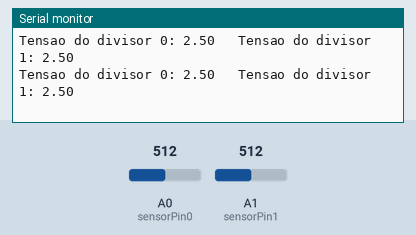
Simulated run of this sketch. Board: Arduino Uno, built with avr-gcc and run on an emulated ATmega328P. Shown: the last lines printed to the serial monitor. Inputs (shaded band) come from the test bench; at power-on: A0 (sensorPin0) = 512, A1 (sensorPin1) = 512.

Above: at 1.3 s.
1.4 s: A0 (sensorPin0) set to 716
At 2.0 s:
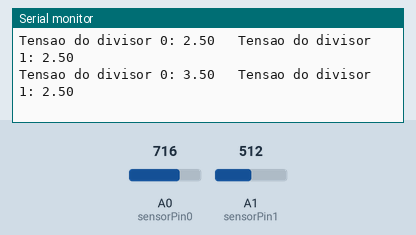
2.9 s: A1 (sensorPin1) set to 716
At 3.5 s:
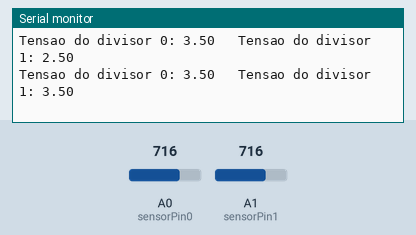
4.4 s: A0 (sensorPin0) set to 900
At 5.0 s:
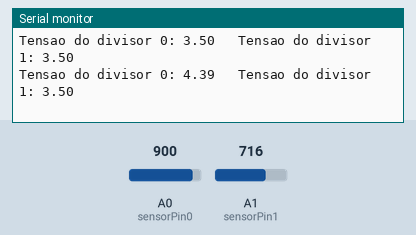
5.9 s: A1 (sensorPin1) set to 900
At 6.5 s:
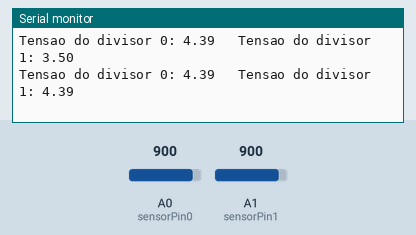
Timing chart, 0 to 8.4 s (numbered marks = the images above; inputs shaded):
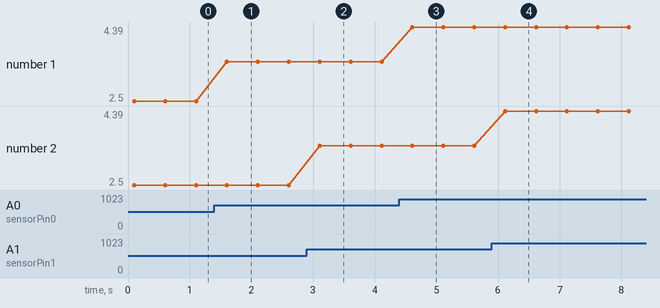

The sketch:

divisor_de_tensao.ino
```cpp
//divisor de tensao

#define sensorPin0 A0
#define sensorPin1 A1

int sensorValue0 = 0;
int sensorValue1 = 0;
float voltage0;
float voltage1;

void setup()
{
  Serial.begin (9600);
  delay (100);
}

void loop()
{
  sensorValue0 = analogRead (sensorPin0);
  sensorValue1 = analogRead (sensorPin1);
  voltage0 = sensorValue0 * (5.0/1024);
  voltage1 = sensorValue1 * (5.0/1024);
  Serial.print ("Tensao do divisor 0: ");
  Serial.print (voltage0);
  Serial.print ("   Tensao do divisor 1: ");
  Serial.println (voltage1);
  delay (500);
}
```

Measured:
- after the input at 1.4 s, the serial monitor: prints a new line after 0.20 s (image 1)
- after the input at 2.9 s, the serial monitor: prints a new line after 0.21 s (image 2)
- after the input at 4.4 s, the serial monitor: prints a new line after 0.21 s (image 3)
- after the input at 5.9 s, the serial monitor: prints a new line after 0.22 s (image 4)
- plotted number 1: 2.5 → 3.5 after the input at 1.4 s, 3.5 → 4.39 after the input at 4.4 s
